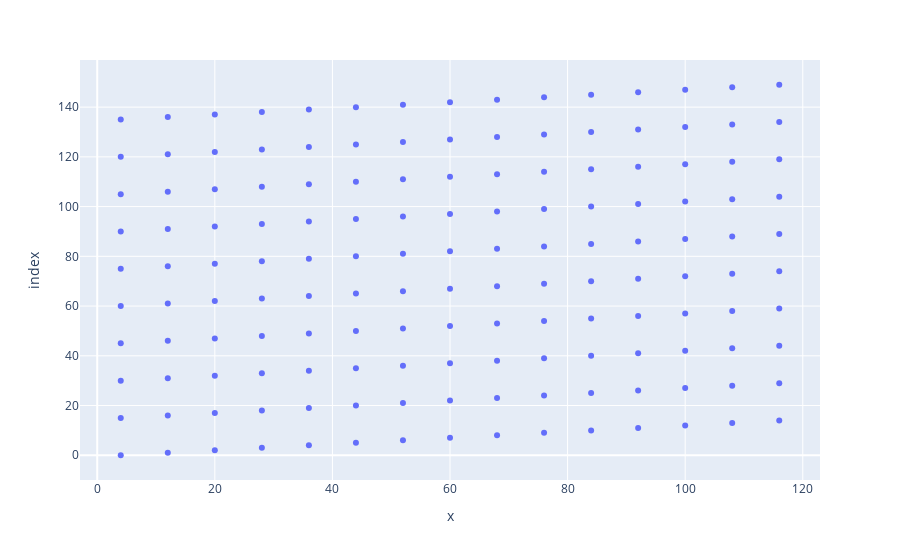

The code cell stored with this chart in its notebook:
### Code cell
import plotly.express as px

fig = px.scatter(bin_statistic["cx"].ravel(), bin_statistic["cx"].ravel())

fig.show()

### Figure 1 — Plotly figure (JSON) as saved in the notebook; plotly's stock layout.template omitted (floating-point values rounded to 4 significant figures; data arrays with more than 128 entries replaced by an {"elided": "..."} marker saying what was removed)
{"data": [{"hovertemplate": "x=%{x}<br>index=%{y}<extra></extra>", "legendgroup": "", "marker": {"color": "#636efa", "symbol": "circle"}, "mode": "markers", "name": "", "orientation": "h", "showlegend": false, "type": "scatter", "x": {"elided": "150 int values"}, "xaxis": "x", "y": {"elided": "150 int values"}, "yaxis": "y"}], "layout": {"legend": {"tracegroupgap": 0}, "margin": {"t": 60}, "xaxis": {"anchor": "y", "domain": [0, 1], "title": {"text": "x"}}, "yaxis": {"anchor": "x", "domain": [0, 1], "title": {"text": "index"}}}}
